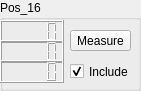
     <widget class="QGroupBox" name="Calib_box_27">
      <property name="geometry">
       <rect>
        <x>270</x>
        <y>140</y>
        <width>141</width>
        <height>91</height>
       </rect>
      </property>
      <property name="title">
       <string>Pos_16</string>
      </property>
      <widget class="QLCDNumber" name="calib_box_x_28">
       <property name="geometry">
        <rect>
         <x>0</x>
         <y>20</y>
         <width>64</width>
         <height>23</height>
        </rect>
       </property>
      </widget>
      <widget class="QLCDNumber" name="calib_box_y_28">
       <property name="geometry">
        <rect>
         <x>0</x>
         <y>40</y>
         <width>64</width>
         <height>23</height>
        </rect>
       </property>
      </widget>
      <widget class="QLCDNumber" name="calib_box_z_28">
       <property name="geometry">
        <rect>
         <x>0</x>
         <y>60</y>
         <width>64</width>
         <height>23</height>
        </rect>
       </property>
      </widget>
      <widget class="QPushButton" name="calibButton_28">
       <property name="geometry">
        <rect>
         <x>70</x>
         <y>30</y>
         <width>61</width>
         <height>21</height>
        </rect>
       </property>
       <property name="text">
        <string>Measure</string>
       </property>
      </widget>
      <widget class="QCheckBox" name="checkBox_28">
       <property name="geometry">
        <rect>
         <x>70</x>
         <y>60</y>
         <width>92</width>
         <height>23</height>
        </rect>
       </property>
       <property name="text">
        <string>Include</string>
       </property>
       <property name="checked">
        <bool>true</bool>
       </property>
      </widget>
     </widget>
